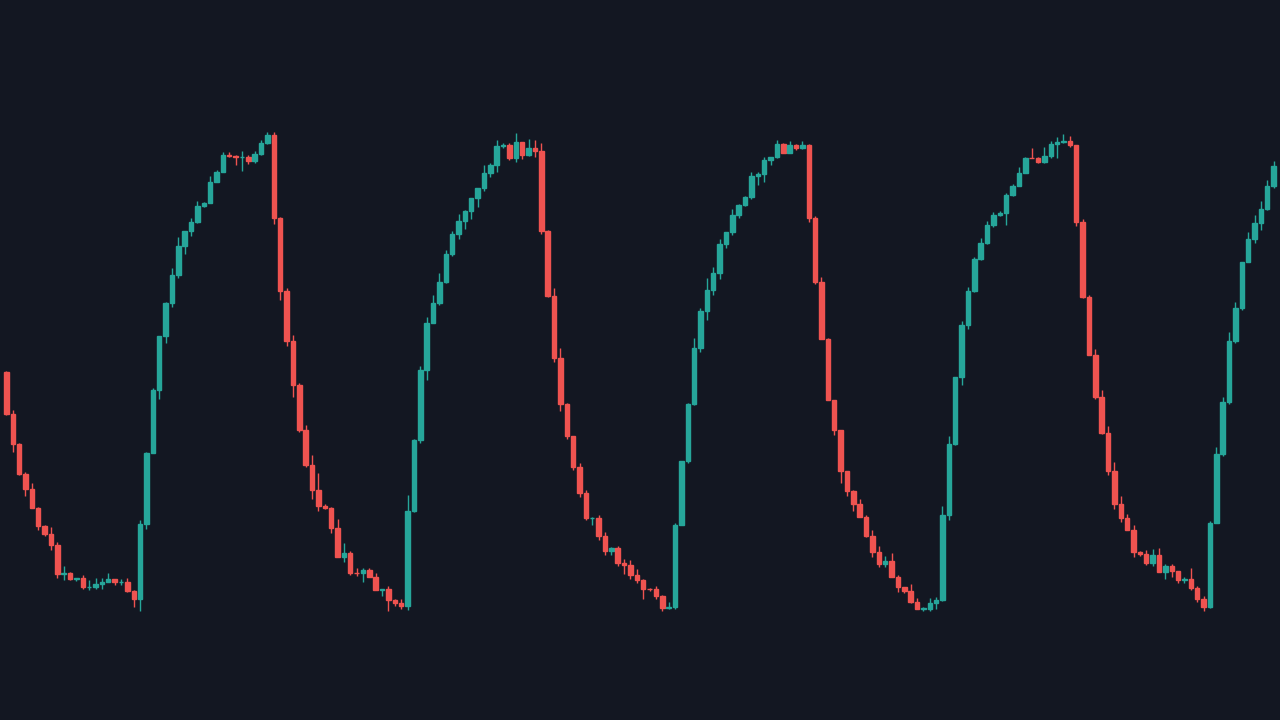
#> input picture project2/data/charts/synth_test_001.png, 1280 x 720 px
$ python -i opencv_chart.py   (imports and definitions only)
#> lines starting #> are read from the running program, lines starting #| are printed output that depends on the picture; after the words box and inside, x2 and y2 are one past the last pixel; in counts of white or black regions, pixels touching at a corner belong together
#> further down, picture is the input picture: shape (720, 1280, 3); mean B, G, R 36.7, 26.3, 22.7
from dataclasses import dataclass

import cv2
import numpy as np

from agents.base import Level, Perception, PriceScale


@dataclass
class OpenCVPerceptionConfig:
    min_pivot_separation_px: int = 6
    cluster_tolerance_pct: float = 0.004
    min_cluster_touches: int = 2
    max_levels: int = 8


def _candle_mask(bgr: np.ndarray) -> np.ndarray:
    hsv = cv2.cvtColor(bgr, cv2.COLOR_BGR2HSV)
#> hsv: shape (720, 1280, 3); mean H, S, V 110.3, 115.4, 39.3
    green = cv2.inRange(hsv, np.array([35, 40, 40]), np.array([95, 255, 255]))
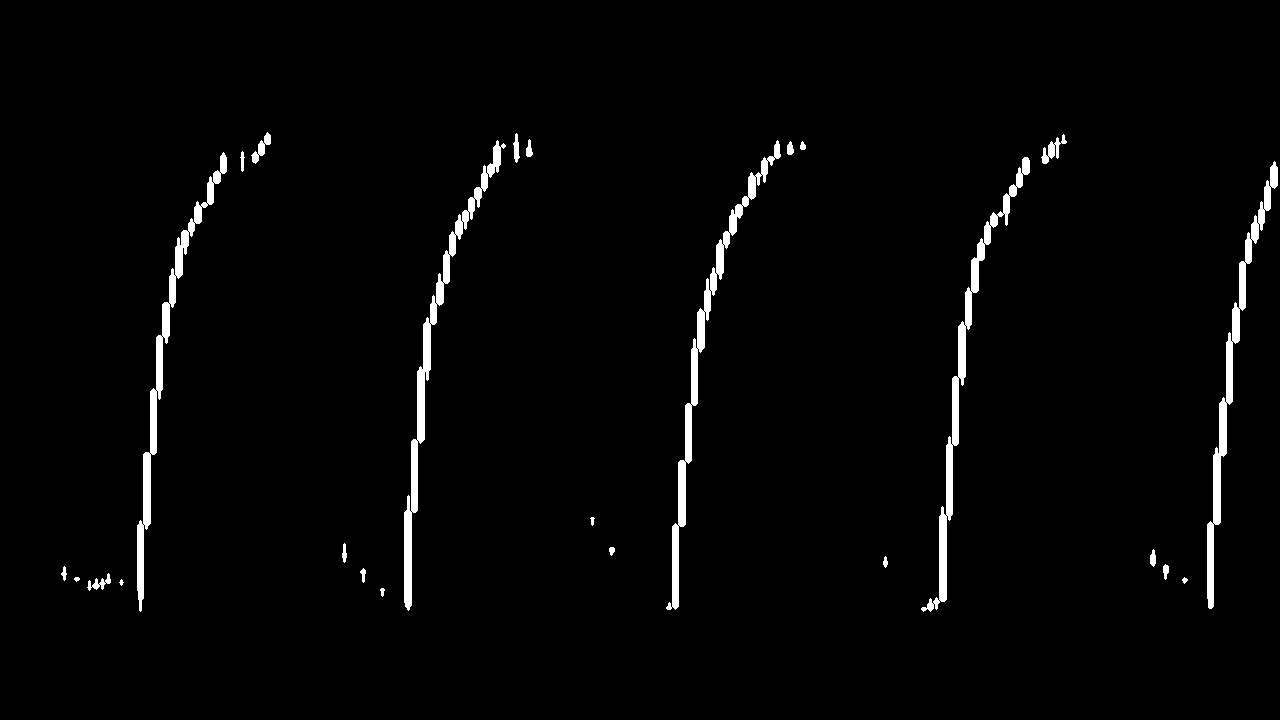
#> green: shape (720, 1280); 2.2% white; 25 white regions (1 under 20 px), largest, box (x1, y1, x2, y2) and area: (404, 140, 506, 611) 3976, (666, 140, 781, 610) 3854, (921, 157, 1030, 612) 3750
    red_lo = cv2.inRange(hsv, np.array([0, 40, 40]), np.array([12, 255, 255]))
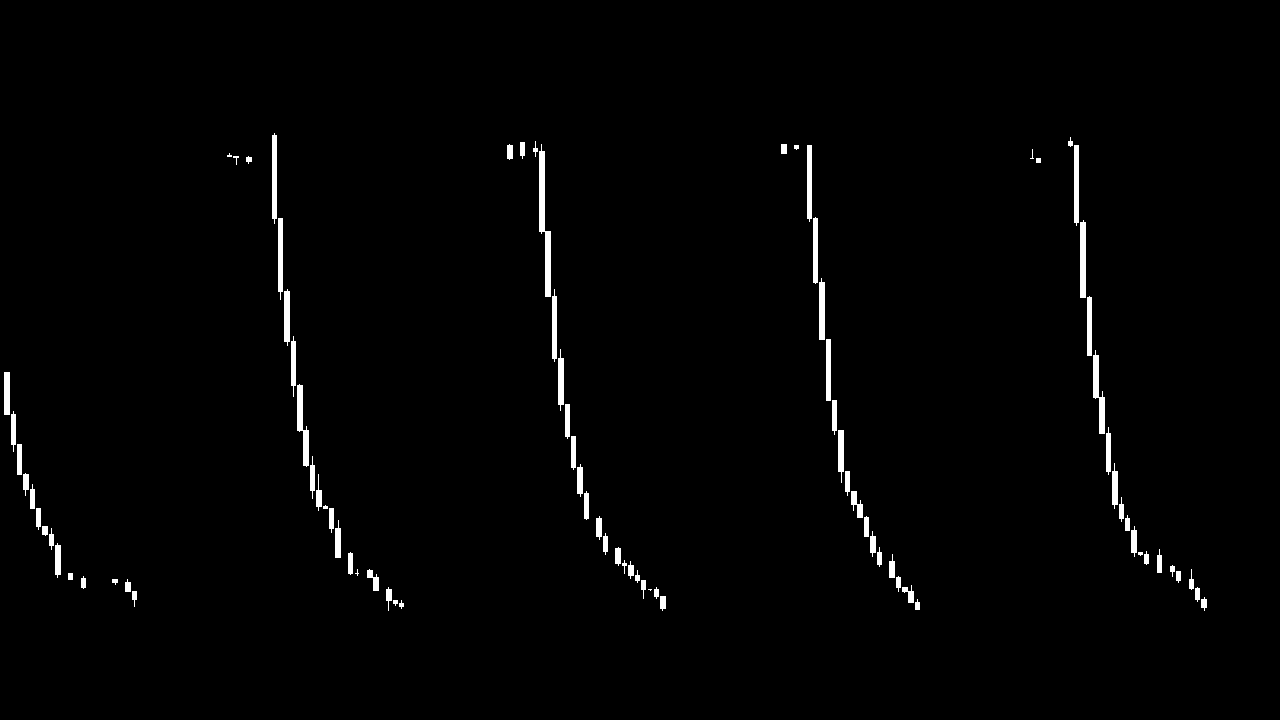
#> red_lo: shape (720, 1280); 1.4% white; 90 white regions (7 under 20 px), largest, box (x1, y1, x2, y2) and area: (539, 144, 551, 297) 891, (297, 384, 309, 467) 499, (1093, 350, 1105, 434) 492
    red_hi = cv2.inRange(hsv, np.array([160, 40, 40]), np.array([180, 255, 255]))
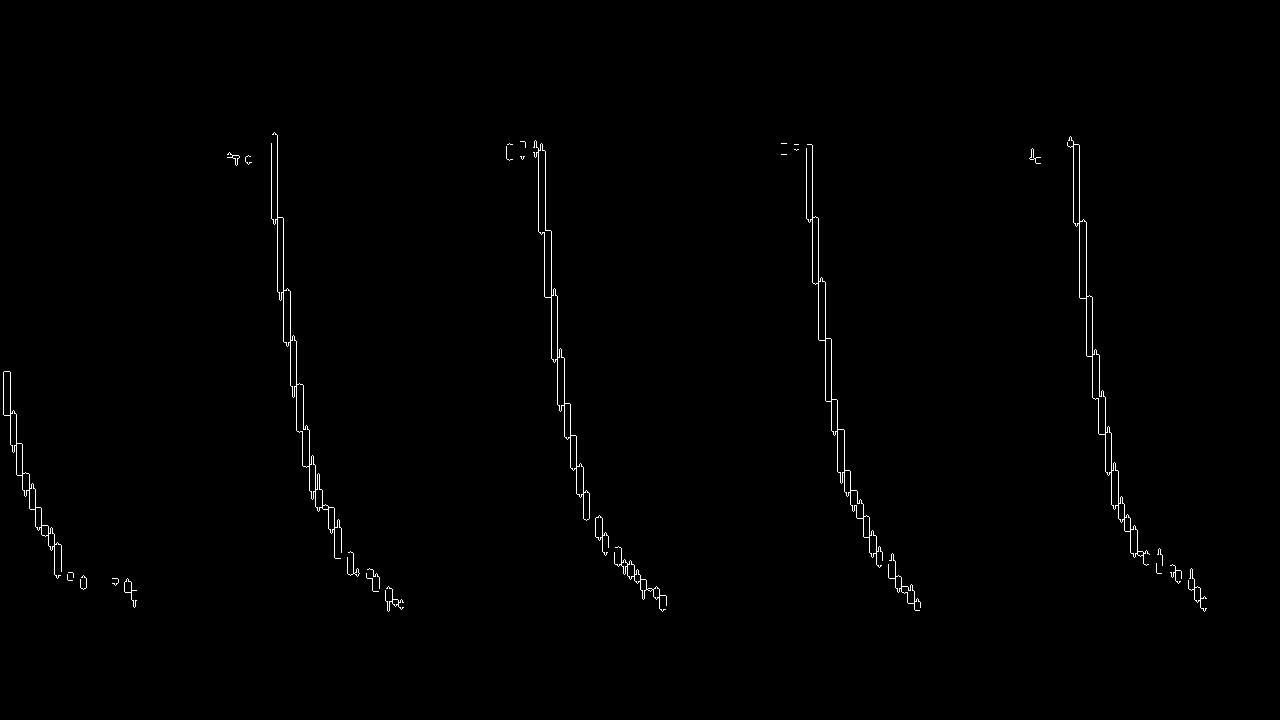
#> red_hi: shape (720, 1280); 0.65% white in thin lines or dots, all inside (x1, y1, x2, y2) = (3, 132, 1207, 612)
    mask = cv2.bitwise_or(green, cv2.bitwise_or(red_lo, red_hi))
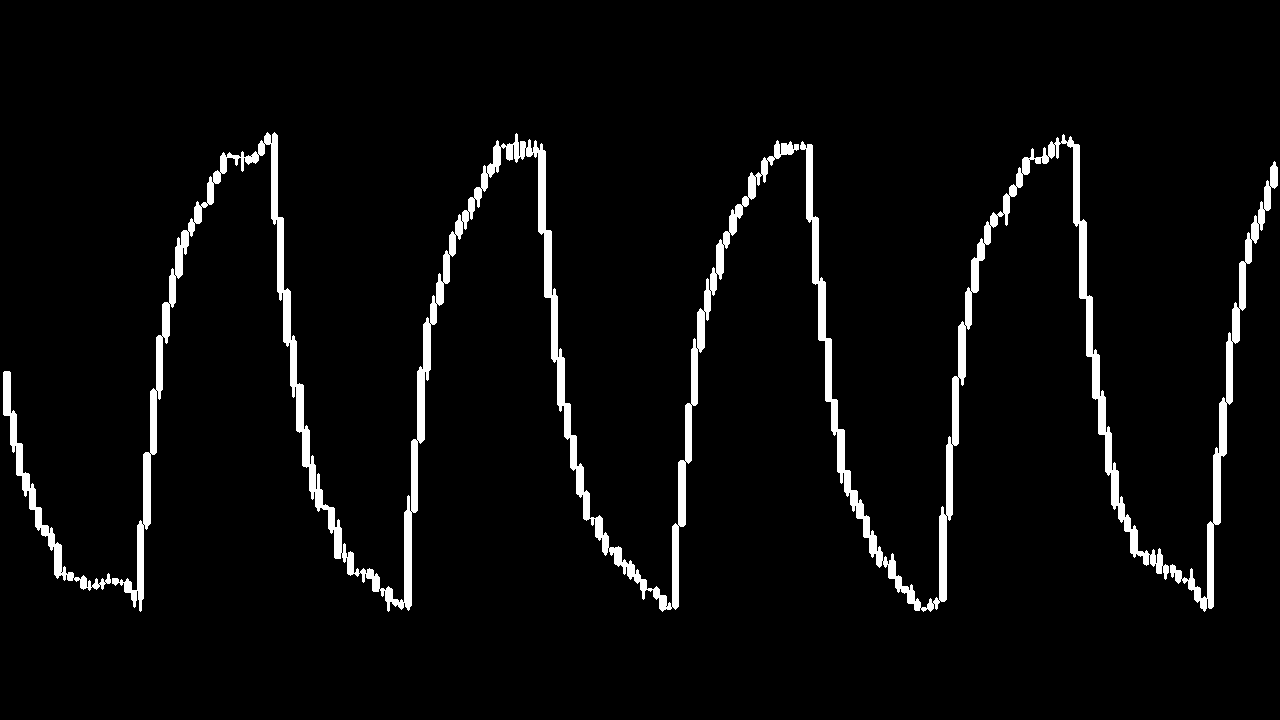
#> mask: shape (720, 1280); 4.3% white; 4 white regions, box (x1, y1, x2, y2) and area: (112, 132, 799, 612) 21165, (800, 134, 1169, 612) 11927, (1170, 161, 1278, 612) 4007, (3, 371, 111, 591) 2135
    mask = cv2.morphologyEx(mask, cv2.MORPH_CLOSE, np.ones((3, 1), np.uint8))
#> mask: shape (720, 1280); 4.3% white; 4 white regions, box (x1, y1, x2, y2) and area: (112, 132, 799, 612) 21208, (800, 134, 1169, 612) 11944, (1170, 161, 1278, 612) 4016, (3, 371, 111, 591) 2138
    return mask


# [117 lines left out: functions _per_column_extrema, _find_pivots, _cluster_prices, run_opencv_perception, not called in this run]

>>> import cv2
>>> picture = cv2.imread('../data/charts/synth_test_001.png')
>>> result = _candle_mask(picture)

$ run again, on project2/data/charts/synth_test_002.png
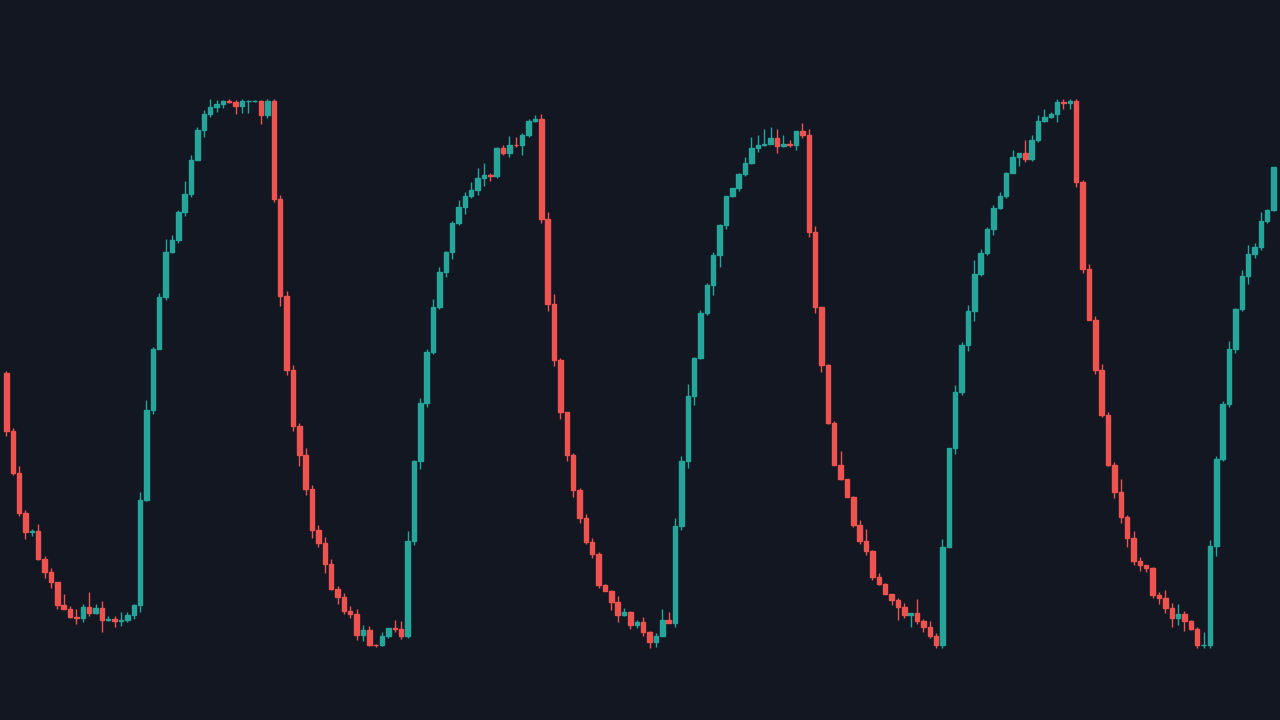
#> input picture project2/data/charts/synth_test_002.png, 1280 x 720 px
#> picture is the input picture: shape (720, 1280, 3); mean B, G, R 37.1, 26.7, 23.2
#> hsv: shape (720, 1280, 3); mean H, S, V 110.1, 115.7, 40
#> in _candle_mask, `green = cv2.inRange(hsv, np.array([35, 40, 40]), np.array([95, 255, 25..`:
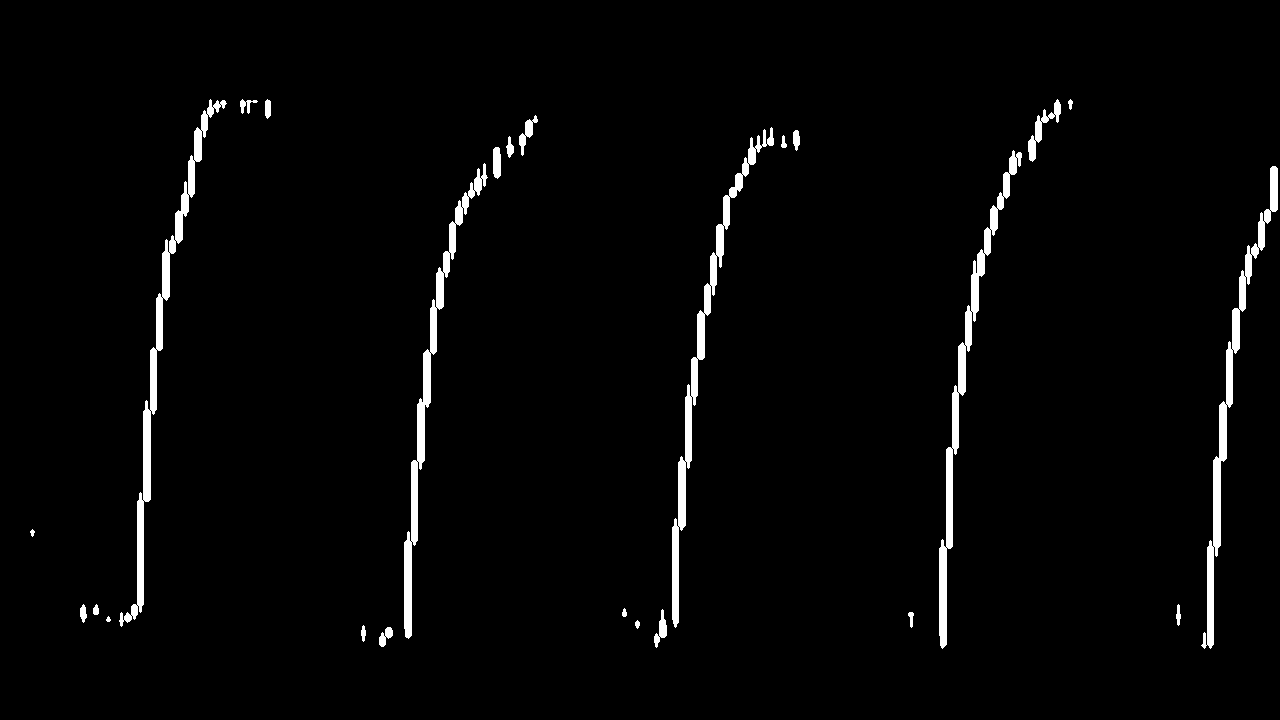
#> green: shape (720, 1280); 2.5% white; 25 white regions, largest, box (x1, y1, x2, y2) and area: (119, 99, 227, 627) 4330, (672, 127, 774, 628) 4066, (939, 150, 1022, 649) 4028
#> red_lo: shape (720, 1280); 1.6% white; 93 white regions (7 under 20 px), largest, box (x1, y1, x2, y2) and area: (539, 115, 551, 311) 1141, (1093, 317, 1105, 417) 594, (1080, 181, 1086, 273) 532
#> red_hi: shape (720, 1280); 0.75% white in thin lines or dots, all inside (x1, y1, x2, y2) = (3, 99, 1201, 649)
#> in _candle_mask, `mask = cv2.bitwise_or(green, cv2.bitwise_or(red_lo, red_hi))`:
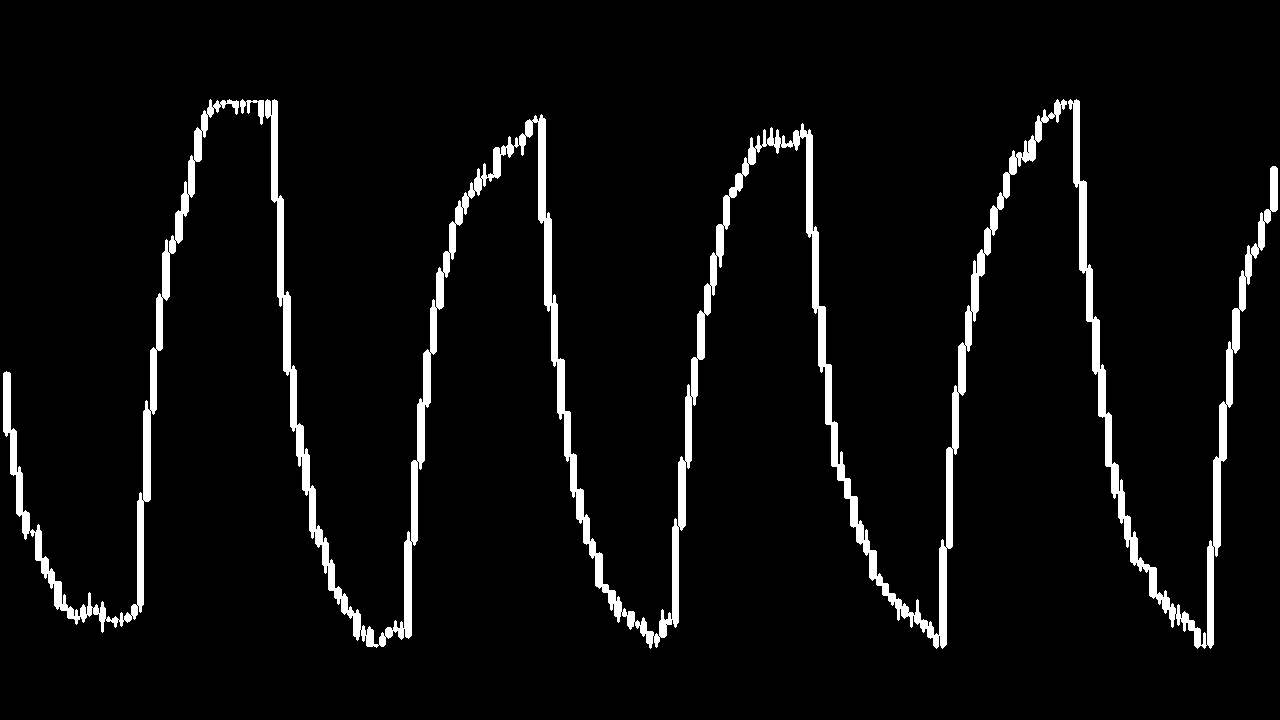
#> mask: shape (720, 1280); 4.8% white; 4 white regions, box (x1, y1, x2, y2) and area: (265, 99, 1067, 649) 28079, (1068, 99, 1278, 649) 8770, (3, 99, 239, 633) 7093, (240, 99, 264, 125) 238
